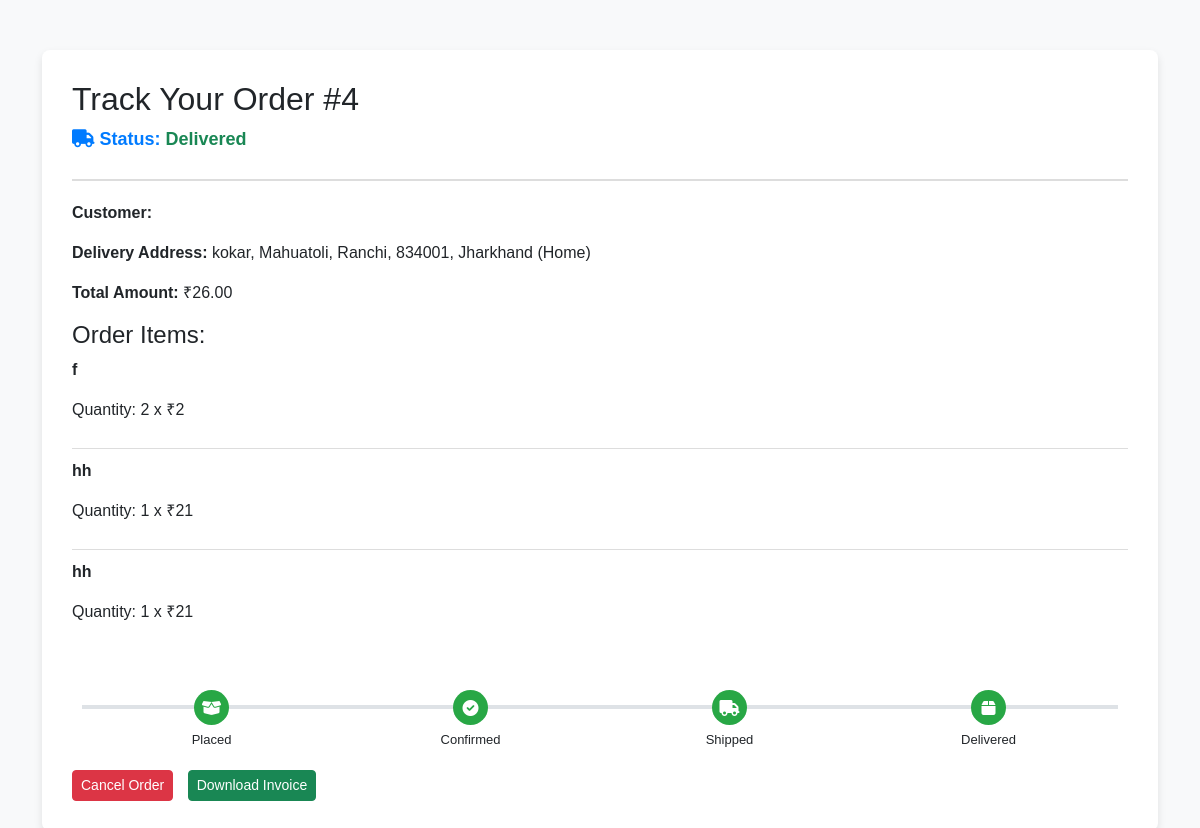
Screenshot of /order/track/4/ (signed in) with the database file from the repository.
### superadmin/models.py (models this page shows, shortened)
class Order(models.Model):
    STATUS_CHOICES = [
        ('Pending', 'Pending'),
        ('Confirmed', 'Confirmed'),
        ('Shipped', 'Shipped'),
        ('Delivered', 'Delivered'),
        ('Cancelled', 'Cancelled'),
    ]
    customer = models.ForeignKey(Customer, on_delete=models.CASCADE)
    address = models.TextField()  # ✅ THIS MUST EXIST
    city = models.CharField(max_length=255, blank=True, null=True)
    total_amount = models.DecimalField(max_digits=10, decimal_places=2)
    payment_mode = models.CharField(
        max_length=20,
        choices=[('COD', 'Cash on Delivery'), ('Online', 'Online Payment')],
        default='COD' )
    status = models.CharField(max_length=20, default='Pending') # default value
    created_at = models.DateTimeField(auto_now_add=True)

class OrderItem(models.Model):
    order = models.ForeignKey(Order, on_delete=models.CASCADE, related_name='items')
    product = models.ForeignKey(Product, on_delete=models.SET_NULL, null=True, blank=True)
    fruit = models.ForeignKey(Fruit, on_delete=models.SET_NULL, null=True, blank=True)
    quantity = models.IntegerField()
    price = models.IntegerField()
    def get_product_name(self):
        if self.product:
            return self.product.pname
        elif self.fruit:
            return self.fruit.fname
        return "N/A"

class Product(models.Model):
    pname = models.CharField(max_length=255)
    pprice = models.IntegerField()
    psellprice = models.IntegerField()
    pdiscount = models.IntegerField()
    pimage= models.ImageField(upload_to='product', default = '', blank=True)
    category = models.ForeignKey('category',on_delete=models.CASCADE,default=1)
    description= models.TextField()

class Fruit(models.Model):
    fname = models.CharField(max_length=255)
    fprice = models.IntegerField()
    fsellprice = models.IntegerField()
    fdiscount = models.IntegerField()
    fimage= models.ImageField(upload_to='product', default = '', blank=True)
    menus = models.ForeignKey('menus',on_delete=models.CASCADE,default=1)
    fdescription= models.TextField()

### web/views.py (the view)
# urls.py: path('order/track/<int:order_id>/', views.track_order, name='track_order'),
def track_order(request, order_id):
    customer_id = request.session.get('cust_id')
    if not customer_id:
        return redirect('login')
    customer = get_object_or_404(Customer, id=customer_id)
    order = get_object_or_404(Order, id=order_id, customer=customer)
    return render(request, 'web_html/track_order.html', {'order': order})

### web/templates/web_html/track_order.html (shortened to what this page needs)
<!DOCTYPE html>
{% load static %}
<html lang="en">
<head>
    <link href="https://cdn.jsdelivr.net/npm/bootstrap@5.3.0-alpha1/dist/css/bootstrap.min.css" rel="stylesheet">
    <link href="https://cdnjs.cloudflare.com/ajax/libs/font-awesome/6.0.0-beta3/css/all.min.css" rel="stylesheet">
</head>
<body>
    <div class="container">
        <div class="order-container">
            <div class="order-header">
                <h2>Track Your Order #{{ order.id }}</h2>
                <p class="order-status">
                    <i class="fas fa-truck"></i> Status: <span class="text-success">{{ order.status }}</span>
                </p>
            </div>
            <div class="order-details">
                <p><strong>Customer:</strong> {{ order.customer.name }}</p>
                <p><strong>Delivery Address:</strong> {{ order.address }}</p>
                <p><strong>Total Amount:</strong> ₹{{ order.total_amount }}</p>
            </div>
            <div class="order-items">
                <h4>Order Items:</h4>
                {% for item in order.items.all %}
                <div class="order-item">
                    <p><strong>{{ item.get_product_name }}</strong></p>
                    <p>Quantity: {{ item.quantity }} x ₹{{ item.price }}</p>
                </div>
                {% endfor %}
            </div>
<div class="status-tracker">
    <div class="tracker-line">
        <div class="step {% if order.status in 'Placed Confirmed Shipped Delivered' %}completed{% endif %}">
            <div class="icon-circle"><i class="fas fa-box-open"></i></div>
            <p>Placed</p>
        </div>
        <div class="step {% if order.status in 'Confirmed Shipped Delivered' %}completed{% endif %}">
            <div class="icon-circle"><i class="fas fa-check-circle"></i></div>
            <p>Confirmed</p>
        </div>
        <div class="step {% if order.status in 'Shipped Delivered' %}completed{% endif %}">
            <div class="icon-circle"><i class="fas fa-truck"></i></div>
            <p>Shipped</p>
        </div>
        <div class="step {% if order.status == 'Delivered' %}completed{% endif %}">
            <div class="icon-circle"><i class="fas fa-box"></i></div>
            <p>Delivered</p>
        </div>
    </div>
</div>
            <div class="track-btn">
                <a href="{% url 'cancel_order' order.id %}" class="btn btn-danger btn-sm">Cancel Order</a>
                <a href="{% url 'download_invoice' order.id %}" class="btn btn-success btn-sm">Download Invoice</a>
            </div>
        </div>
    </div>
</body>
</html>

### web/templates/web_html/track_order.html (style rules this page uses)
body { font-family: Arial, sans-serif; background-color: #f8f9fa; }
.order-container { margin-top: 50px; background-color: #fff; padding: 30px; border-radius: 8px; box-shadow: 0 4px 8px rgba(0, 0, 0, 0.1); }
.order-header { margin-bottom: 20px; border-bottom: 2px solid #ddd; padding-bottom: 10px; }
.order-status { font-size: 18px; font-weight: bold; color: #007bff; }
.order-details { margin-top: 20px; }
.order-item { border-bottom: 1px solid #ddd; padding-bottom: 10px; margin-bottom: 10px; }
.order-item:last-child { border-bottom: none; }
.track-btn { margin-top: 20px; }
.icon-circle { width: 30px; height: 30px; border-radius: 50%; background-color: #007bff; color: #fff; display: flex; align-items: center; justify-content: center; font-size: 16px; }
.track-btn a { margin-right: 10px; }
.status-tracker { margin-top: 40px; position: relative; padding: 0 10px; }
.tracker-line { display: flex; justify-content: space-between; align-items: center; position: relative; }
.tracker-line::before { content: ""; position: absolute; top: 15px; left: 0; right: 0; height: 4px; background-color: #dee2e6; z-index: 0; }
.tracker-line .step { position: relative; z-index: 1; text-align: center; flex: 1; }
.tracker-line .step .icon-circle { margin: 0 auto 5px; width: 35px; height: 35px; font-size: 16px; background-color: #dee2e6; border-radius: 50%; display: flex; align-items: center; justify-content: center; color: #fff; }
.tracker-line .step.completed .icon-circle { background-color: #28a745; }
.tracker-line .step p { font-size: 13px; margin: 0; }

### rows the page displays
Order: id "4", status "Delivered", address "kokar, Mahuatoli, Ranchi, 834001, Jharkhand (Home)", total_amount "26.00"
OrderItem: get_product_name "f", quantity "2", price "2"
OrderItem: get_product_name "hh", quantity "1", price "21"
OrderItem: get_product_name "hh", quantity "1", price "21"
